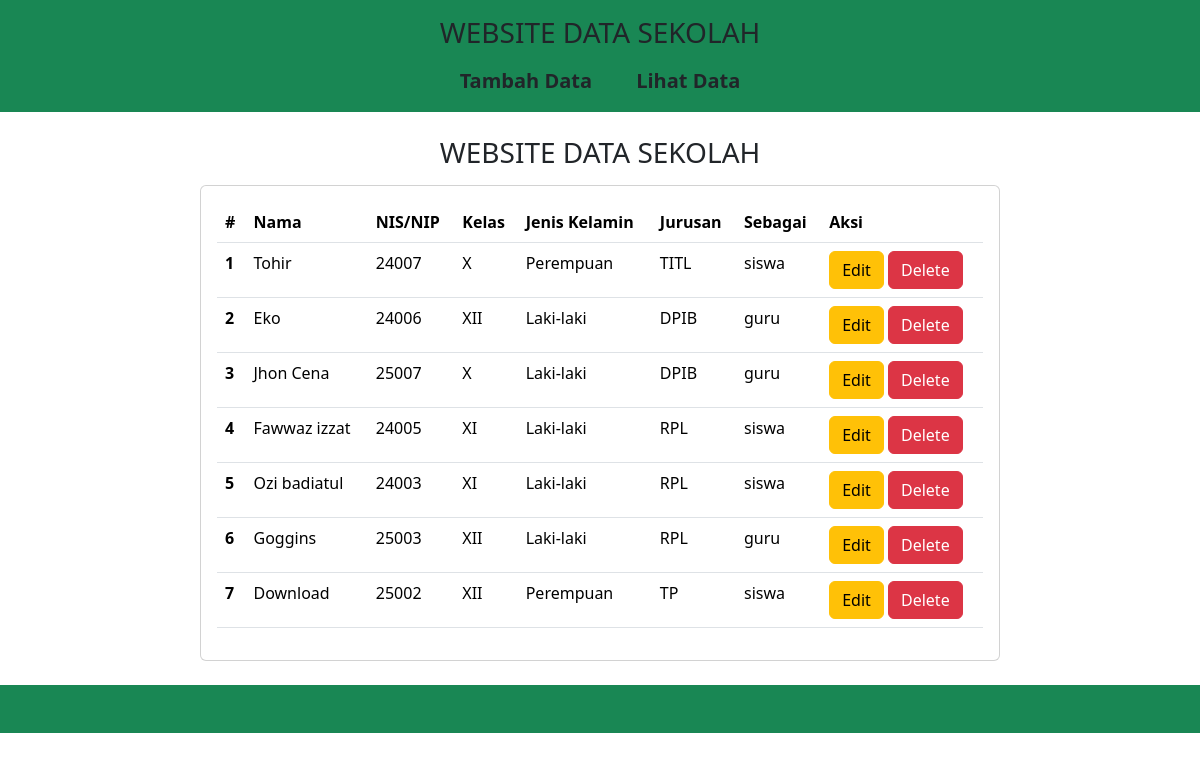
Screenshot of /lihat.php with the database file from the repository.
### tables this page shows
CREATE TABLE `data_sekolah` (
  `id` int NOT NULL,
  `nama` varchar(25) NOT NULL,
  `nis_nip` varchar(25) NOT NULL,
  `kelas` varchar(25) NOT NULL,
  `jenis_kelamin` varchar(25) NOT NULL,
  `jurusan` varchar(25) NOT NULL,
  `sebagai` enum('guru','siswa') NOT NULL
);

### lihat.php (the view, shortened to what this page needs)
<?php
include "tambah.php";
?>
<!DOCTYPE html>
<html lang="en">
<head>
  <link rel="stylesheet" href="css/style.css" />
  <link rel="stylesheet" href="css/bootstrap.min.css">
</head>
<body>
  <header class="text-center p-3 bg-success">
    <h3 class="mb-3">WEBSITE DATA SEKOLAH</h3>
    <nav class="mt-3">
      <a href="index.php" class="text-dark">Tambah Data</a>
      <a href="lihat.php" class="text-dark">Lihat Data</a>
    </nav>
  </header>
  <h3 class="mt-4 mb-3 text-center">WEBSITE DATA SEKOLAH</h3>
  <div class="card mx-auto mt-2">
    <div class="card-body">
      <table class="table">
        <thead>
          <tr>
            <th scope="col">#</th>
            <th scope="col">Nama</th>
            <th scope="col">NIS/NIP</th>
            <th scope="col">Kelas</th>
            <th scope="col">Jenis Kelamin</th>
            <th scope="col">Jurusan</th>
            <th scope="col">Sebagai</th>
            <th scope="col">Aksi</th>
          </tr>
        </thead>
        <tbody>
          <?php
          $sql2 = "SELECT * FROM data_sekolah ORDER BY id DESC";
          $q2 = mysqli_query($koneksi, $sql2);
          $urut = 1;
          while ($r2 = mysqli_fetch_array($q2)) {
            $id = $r2['id'];
            $nama = $r2['nama'];
            $nis_nip = $r2['nis_nip'];
            $kelas = $r2['kelas'];
            $jenis_kelamin = $r2['jenis_kelamin'];
            $jurusan = $r2['jurusan'];
            $sebagai = $r2['sebagai'];
          ?>
            <tr>
              <th scope="row"><?php echo $urut++ ?></th>
              <td scope="row"><?php echo $nama ?></td>
              <td scope="row"><?php echo $nis_nip ?></td>
              <td scope="row"><?php echo $kelas ?></td>
              <td scope="row"><?php echo $jenis_kelamin ?></td>
              <td scope="row"><?php echo $jurusan ?></td>
              <td scope="row"><?php echo $sebagai ?></td>
              <td scope="row">
                <a href="edit.php?op=edit&id=<?php echo $id ?>"><button type="button" class="btn btn-warning">Edit</button></a>
                <a href="delete.php?op=delete&id=<?php echo $id ?>" onclick="return confirm('Yakin mau delete data?')"><button type="button" class="btn btn-danger">Delete</button></a>
              </td>
            </tr>
          <?php
          }
          ?>
        </tbody>
      </table>
    </div>
  </div>
  <footer class="bg-success p-4 text-center mt-4">
  </footer>
</body>
</html>

### css/style.css (style rules this page uses)
*, html { margin: 0; padding: 0; box-sizing: border-box; }
nav a { text-decoration: none; font-weight: 600; margin: 20px; font-size: 20px; }
.mx-auto { width: 800px; }

### rows the page displays
data_sekolah: nama "Tohir", nis_nip "24007", kelas "X", jenis_kelamin "Perempuan", jurusan "TITL", sebagai "siswa"
data_sekolah: nama "Eko", nis_nip "24006", kelas "XII", jenis_kelamin "Laki-laki", jurusan "DPIB", sebagai "guru"
data_sekolah: nama "Jhon Cena", nis_nip "25007", kelas "X", jenis_kelamin "Laki-laki", jurusan "DPIB", sebagai "guru"
data_sekolah: nama "Fawwaz izzat", nis_nip "24005", kelas "XI", jenis_kelamin "Laki-laki", jurusan "RPL", sebagai "siswa"
data_sekolah: nama "Ozi badiatul", nis_nip "24003", kelas "XI", jenis_kelamin "Laki-laki", jurusan "RPL", sebagai "siswa"
data_sekolah: nama "Goggins", nis_nip "25003", kelas "XII", jenis_kelamin "Laki-laki", jurusan "RPL", sebagai "guru"
data_sekolah: nama "Download", nis_nip "25002", kelas "XII", jenis_kelamin "Perempuan", jurusan "TP", sebagai "siswa"
